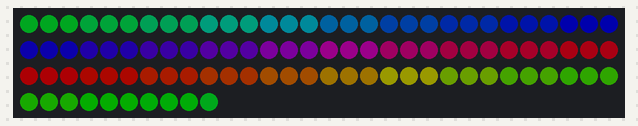
This sketch was run on a simulated ATtiny85, built with avr-gcc and run on an emulated ATtiny85. Shown: 100 RGB LEDs in strip order, left to right, continuing on the next row. Dim RGB values are drawn brighter than linear.

Above: at 0.08 s.
At 3.94 s:
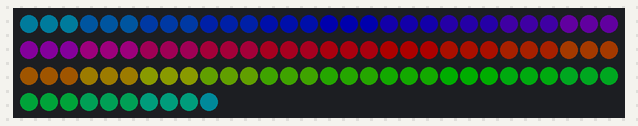
At 7.91 s:
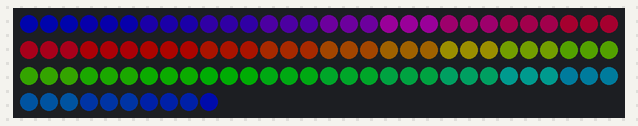
At 13.87 s:
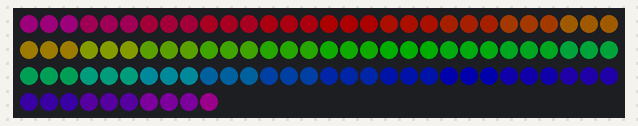
At 19.95 s:
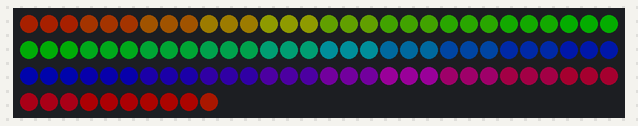
At 39.83 s:
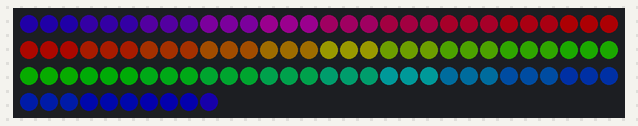

The sketch:

strandtest_wheel.ino
```cpp
#include <Adafruit_NeoPixel.h>
#ifdef __AVR__
  #include <avr/power.h>
#endif

#define PIN 4

Adafruit_NeoPixel strip = Adafruit_NeoPixel(100, PIN, NEO_GRB + NEO_KHZ800);

void setup() {
  // This is for Trinket 5V 16MHz, you can remove these three lines if you are not using a Trinket
  #if defined (__AVR_ATtiny85__)
    if (F_CPU == 16000000) clock_prescale_set(clock_div_1);
  #endif
  // End of trinket special code

  strip.begin();
  strip.setBrightness(50);
  strip.show(); // Initialize all pixels to 'off'
}

void loop() {
  if (Serial.available() > 0) {
    int mappedValue = Serial.parseInt();
    if (mappedValue >= 100 && mappedValue <= 200) {
      rainbowCycle(mappedValue, 100);
    }
  }
  // // Send a theater pixel chase in...
  // theaterChase(strip.Color(127, 127, 127), 50); // White
  // rainbow(20);

  else{
    rainbowCycle(100,100);
  }
}

void rainbowCycle(int starting, uint8_t wait) {
  uint16_t i, j;

  for(j=starting; j<256*5; j++) { // 5 cycles of all colors on wheel
    for(i=0; i< strip.numPixels(); i=i+3) {
      strip.setPixelColor(i, Wheel(((i * 256 / strip.numPixels()) + j) & 255));
      strip.setPixelColor(i+1, Wheel(((i * 256 / strip.numPixels()) + j) & 255));
      strip.setPixelColor(i+2, Wheel(((i * 256 / strip.numPixels()) + j) & 255));
    }
    strip.show();
    delay(wait);
  }
}

void theaterChase(uint32_t c, uint8_t wait) {
  for (int j=0; j<10; j++) {  //do 10 cycles of chasing
    for (int q=0; q < 3; q++) {
      for (uint16_t i=0; i < strip.numPixels(); i=i+3) {
        strip.setPixelColor(i+q, c);    //turn every third pixel on
      }
      strip.show();

      delay(wait);

      for (uint16_t i=0; i < strip.numPixels(); i=i+3) {
        strip.setPixelColor(i+q, 0);        //turn every third pixel off
      }
    }
  }
}

uint32_t Wheel(byte WheelPos) {
  WheelPos = 255 - WheelPos;
  if(WheelPos < 85) {
    return strip.Color(255 - WheelPos * 3, 0, WheelPos * 3);
  }
  if(WheelPos < 170) {
    WheelPos -= 85;
    return strip.Color(0, WheelPos * 3, 255 - WheelPos * 3);
  }
  WheelPos -= 170;
  return strip.Color(WheelPos * 3, 255 - WheelPos * 3, 0);
}
```
